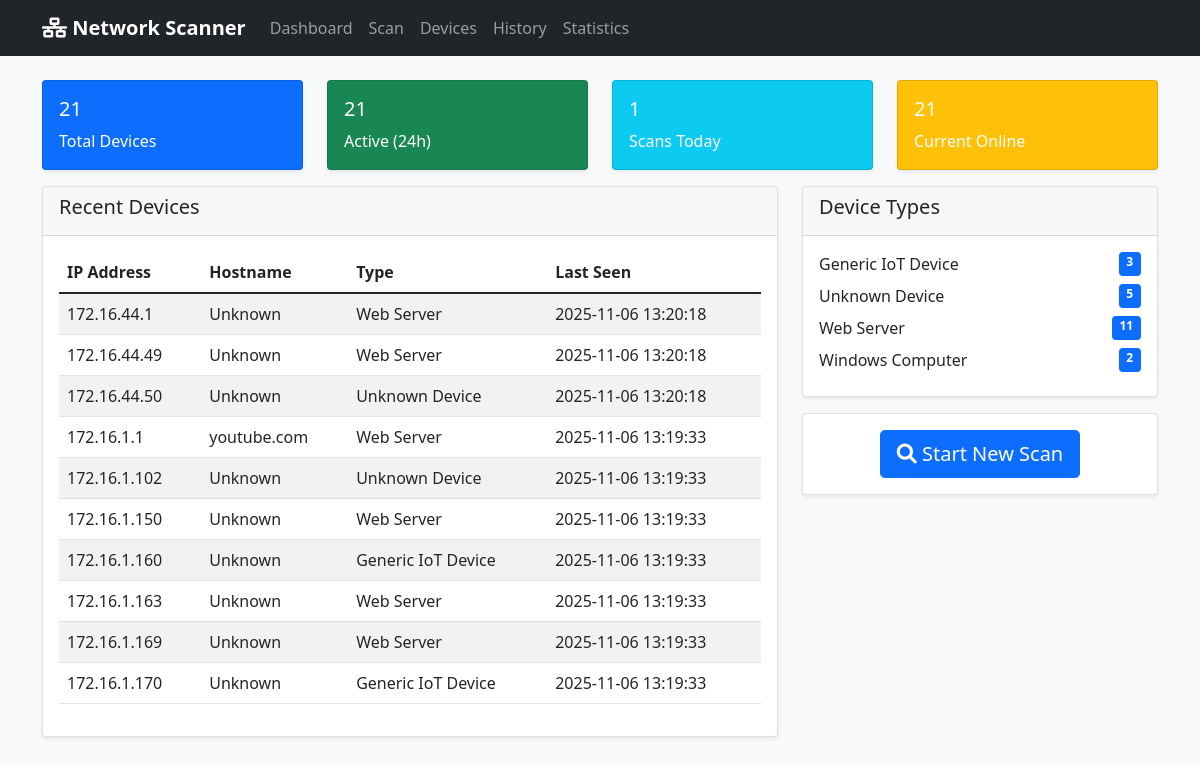
The page / on the database its author committed.
### tables this page shows
CREATE TABLE devices (
                    id INTEGER PRIMARY KEY AUTOINCREMENT,
                    scan_session_id INTEGER,
                    ip_address TEXT NOT NULL,
                    mac_address TEXT,
                    hostname TEXT,
                    vendor TEXT,
                    os_guess TEXT,
                    device_type TEXT,
                    status TEXT,
                    first_seen DATETIME,
                    last_seen DATETIME,
                    FOREIGN KEY (scan_session_id) REFERENCES scan_sessions (id)
                );

### app.py (the view)
@app.route('/')
def index():
    stats = db.get_statistics()
    recent_scans = db.get_scan_sessions(limit=5)
    recent_devices = db.get_all_devices()[:10]
    return render_template('index.html',
                         stats=stats,
                         recent_scans=recent_scans,
                         recent_devices=recent_devices)

### app.py (called while the page is built)
@app.template_filter('datetime')
def format_datetime(value):
    if isinstance(value, str):
        return value
    return value.strftime('%Y-%m-%d %H:%M:%S')

### db_manager.py (called while the page is built)
    @contextmanager
    def get_connection(self):
        conn = sqlite3.connect(self.db_path)
        conn.row_factory = sqlite3.Row
        try:
            yield conn
        finally:
            conn.close()

    def get_scan_sessions(self, limit=10):
        with self.get_connection() as conn:
            cursor = conn.execute('''
                SELECT * FROM scan_sessions
                ORDER BY timestamp DESC
                LIMIT ?
            ''', (limit,))
            return [dict(row) for row in cursor.fetchall()]

    def get_all_devices(self):
        with self.get_connection() as conn:
            cursor = conn.execute('''
                SELECT d.*,
                       (SELECT GROUP_CONCAT(port) FROM services WHERE device_id = d.id) as ports,
                       (SELECT COUNT(*) FROM device_history WHERE device_id = d.id) as scan_count
                FROM devices d
                WHERE d.last_seen = (SELECT MAX(last_seen) FROM devices WHERE ip_address = d.ip_address)
                ORDER BY d.last_seen DESC
            ''')
            return [dict(row) for row in cursor.fetchall()]

### templates/index.html
{% extends "base.html" %}
{% block content %}
<div class="row">
    <div class="col-md-3">
        <div class="card text-white bg-primary mb-3">
            <div class="card-body">
                <h5 class="card-title">{{ stats.total_unique_devices }}</h5>
                <p class="card-text">Total Devices</p>
            </div>
        </div>
    </div>
    <div class="col-md-3">
        <div class="card text-white bg-success mb-3">
            <div class="card-body">
                <h5 class="card-title">{{ stats.recently_active }}</h5>
                <p class="card-text">Active (24h)</p>
            </div>
        </div>
    </div>
    <div class="col-md-3">
        <div class="card text-white bg-info mb-3">
            <div class="card-body">
                <h5 class="card-title">{{ stats.recent_scans|length }}</h5>
                <p class="card-text">Scans Today</p>
            </div>
        </div>
    </div>
    <div class="col-md-3">
        <div class="card text-white bg-warning mb-3">
            <div class="card-body">
                <h5 class="card-title">{{ stats.devices_by_type.values()|sum }}</h5>
                <p class="card-text">Current Online</p>
            </div>
        </div>
    </div>
</div>
<div class="row">
    <div class="col-md-8">
        <div class="card">
            <div class="card-header">
                <h5>Recent Devices</h5>
            </div>
            <div class="card-body">
                {% if recent_devices %}
                <div class="table-responsive">
                    <table class="table table-striped">
                        <thead>
                            <tr>
                                <th>IP Address</th>
                                <th>Hostname</th>
                                <th>Type</th>
                                <th>Last Seen</th>
                            </tr>
                        </thead>
                        <tbody>
                            {% for device in recent_devices %}
                            <tr>
                                <td>{{ device.ip_address }}</td>
                                <td>{{ device.hostname }}</td>
                                <td>{{ device.device_type }}</td>
                                <td>{{ device.last_seen|datetime }}</td>
                            </tr>
                            {% endfor %}
                        </tbody>
                    </table>
                </div>
                {% else %}
                <p class="text-muted">No devices found. Run your first scan!</p>
                {% endif %}
            </div>
        </div>
    </div>
    <div class="col-md-4">
        <div class="card">
            <div class="card-header">
                <h5>Device Types</h5>
            </div>
            <div class="card-body">
                {% for type, count in stats.devices_by_type.items() %}
                <div class="d-flex justify-content-between mb-2">
                    <span>{{ type }}</span>
                    <span class="badge bg-primary">{{ count }}</span>
                </div>
                {% endfor %}
            </div>
        </div>
        <div class="card mt-3">
            <div class="card-body text-center">
                <a href="{{ url_for('scan_network') }}" class="btn btn-primary btn-lg">
                    <i class="fas fa-search"></i> Start New Scan
                </a>
            </div>
        </div>
    </div>
</div>
{% endblock %}

### templates/base.html (shortened to what this page needs)
<!DOCTYPE html>
<html lang="en">
<head>
    <link href="https://cdn.jsdelivr.net/npm/bootstrap@5.1.3/dist/css/bootstrap.min.css" rel="stylesheet">
    <link href="https://cdnjs.cloudflare.com/ajax/libs/font-awesome/6.0.0/css/all.min.css" rel="stylesheet">
</head>
<body>
    <nav class="navbar navbar-expand-lg navbar-dark bg-dark">
        <div class="container">
            <a class="navbar-brand" href="{{ url_for('index') }}">
                <i class="fas fa-network-wired"></i> Network Scanner
            </a>
            <div class="collapse navbar-collapse" id="navbarNav">
                <div class="navbar-nav">
                    <a class="nav-link" href="{{ url_for('index') }}">Dashboard</a>
                    <a class="nav-link" href="{{ url_for('scan_network') }}">Scan</a>
                    <a class="nav-link" href="{{ url_for('all_devices') }}">Devices</a>
                    <a class="nav-link" href="{{ url_for('scan_history') }}">History</a>
                    <a class="nav-link" href="{{ url_for('statistics') }}">Statistics</a>
                </div>
            </div>
        </div>
    </nav>
    <div class="container mt-4">
        {% block content %}{% endblock %}
    </div>
</body>
</html>

### templates/base.html (style rules this page uses)
body { background-color: #f8f9fa; }
.card { box-shadow: 0 0.125rem 0.25rem rgba(0, 0, 0, 0.075); border: 1px solid rgba(0, 0, 0, 0.125); }
.table th { border-top: none; font-weight: 600; }
.badge { font-size: 0.75em; }
.navbar-brand { font-weight: 600; }

### rows shown on the page
devices: ip_address "172.16.44.1", hostname "Unknown", device_type "Web Server", last_seen "2025-11-06 13:20:18"
devices: ip_address "172.16.44.49", hostname "Unknown", device_type "Web Server", last_seen "2025-11-06 13:20:18"
devices: ip_address "172.16.44.50", hostname "Unknown", device_type "Unknown Device", last_seen "2025-11-06 13:20:18"
devices: ip_address "172.16.1.1", hostname "youtube.com", device_type "Web Server", last_seen "2025-11-06 13:19:33"
devices: ip_address "172.16.1.102", hostname "Unknown", device_type "Unknown Device", last_seen "2025-11-06 13:19:33"
devices: ip_address "172.16.1.150", hostname "Unknown", device_type "Web Server", last_seen "2025-11-06 13:19:33"
devices: ip_address "172.16.1.160", hostname "Unknown", device_type "Generic IoT Device", last_seen "2025-11-06 13:19:33"
devices: ip_address "172.16.1.163", hostname "Unknown", device_type "Web Server", last_seen "2025-11-06 13:19:33"
devices: ip_address "172.16.1.169", hostname "Unknown", device_type "Web Server", last_seen "2025-11-06 13:19:33"
devices: ip_address "172.16.1.170", hostname "Unknown", device_type "Generic IoT Device", last_seen "2025-11-06 13:19:33"

### other values the page prints
{{ stats.total_unique_devices }} "21"
{{ stats.recently_active }} "21"
{{ stats.recent_scans|length }} "1"
{{ stats.devices_by_type.values()|sum }} "21"
{{ type }} "Generic IoT Device" "Unknown Device" "Web Server" "Windows Computer"
{{ count }} "3" "5" "11" "2"
